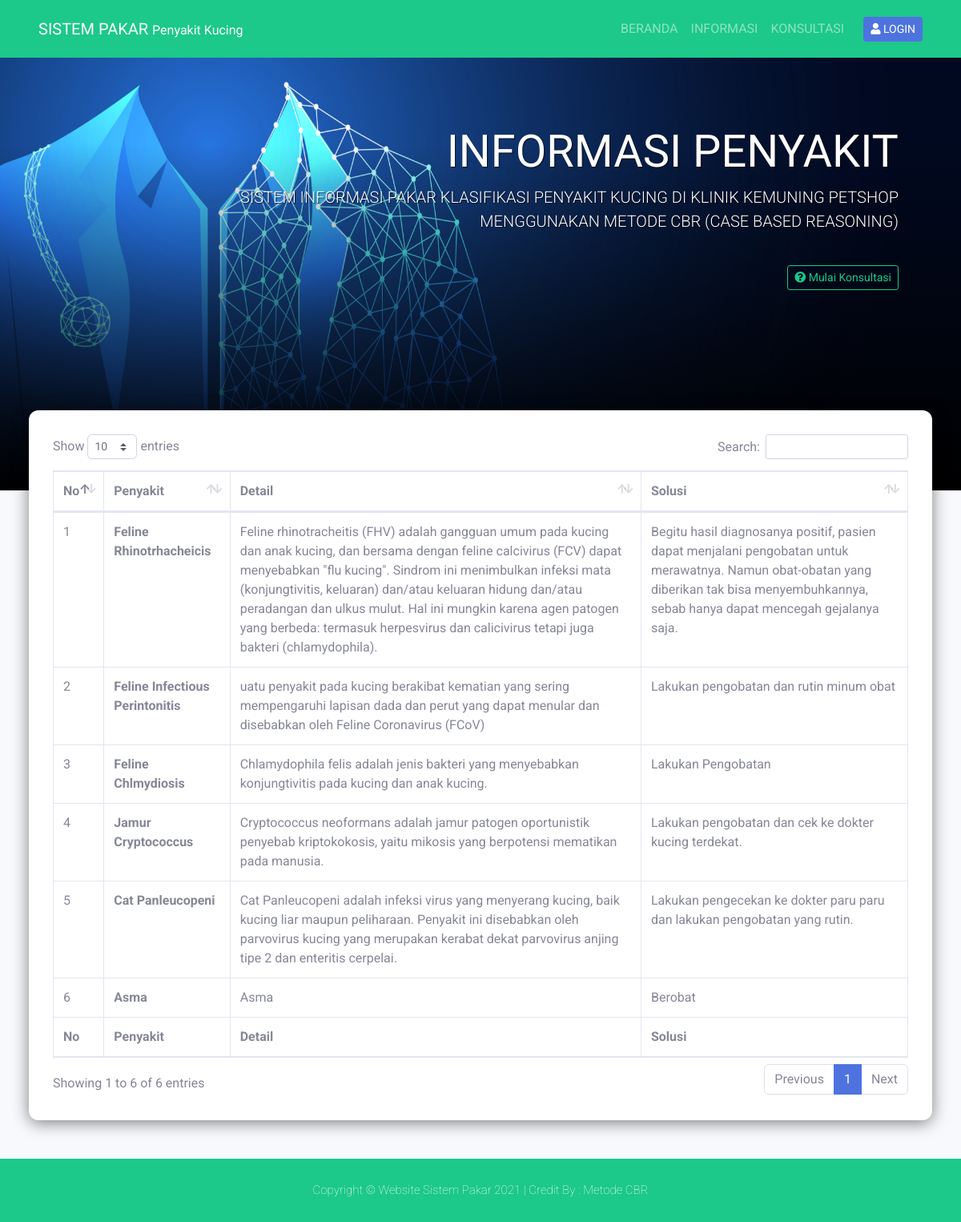
Page /index.php/informasi on the committed database.
### tables this page shows
CREATE TABLE IF NOT EXISTS `tb_jenis` (
  `id_jenis` varchar(5) NOT NULL,
  `nama_jenis` varchar(30) NOT NULL,
  `detail_jenis` text NOT NULL,
  `solusi_jenis` text NOT NULL,
  PRIMARY KEY (`id_jenis`)
);

### application/controllers/Informasi.php (called while the page is built, shortened)
<?php
class Informasi extends CI_Controller
{
    public function index()
    {
        $data['judul']      = 'Informasi Penyakit Kucing - Metode CBR';
        $data['sub_judul']  = 'Informasi Penyakit';
        $data['macam']      = $this->db->get('tb_jenis')->result_array();
        $this->load->view('user/v_header', $data);
        $this->load->view('user/v_sidebar');
        $this->load->view('v_informasi', $data);
        $this->load->view('user/v_footer');
    }
}

### index.php (called while the page is built, shortened)
<?php
require_once BASEPATH.'core/CodeIgniter.php';

### application/views/V_informasi.php (the view, shortened to what this page needs)
<div class="jumbotron jumbotron-fluid">
    <div class="container">
        <h1 class="display-4"><?= $sub_judul; ?></h1>
        <p class="lead">Sistem Informasi Pakar Klasifikasi Penyakit Kucing Di Klinik Kemuning Petshop <br> Menggunakan Metode CBR (Case Based Reasoning)</p>
        <a href="<?php echo base_url('konsultasi'); ?>" class="btn btn-sm btn-outline-success"><i class="fas fa-question-circle"></i> Mulai Konsultasi</a>
    </div>
</div>
<div class="container-fluid">
    <div class="row content-justify-center">
        <div class="col-lg-12 info-panel">
            <div class="table-responsive">
                <table class="table table-bordered" id="dataTable" width="100%" cellspacing="0">
                    <thead>
                        <tr>
                            <th>No</th>
                            <th>Penyakit</th>
                            <th>Detail</th>
                            <th>Solusi</th>
                        </tr>
                    </thead>
                    <tfoot>
                        <tr>
                            <th>No</th>
                            <th>Penyakit</th>
                            <th>Detail</th>
                            <th>Solusi</th>
                        </tr>
                    </tfoot>
                    <tbody>
                        <?php
                        $no = 1;
                        foreach ($macam as $row) { ?>
                            <tr>
                                <td><?= $no++; ?></td>
                                <td style="font-weight:bold"><?= $row['nama_jenis']; ?></td>
                                <td><?= $row['detail_jenis']; ?></td>
                                <td><?= $row['solusi_jenis']; ?></td>
                            </tr>
                        <?php }; ?>
                    </tbody>
                </table>
            </div>
        </div>
    </div>
</div>
</div>
<footer class="sticky-footer bg-success mt-5">
    <div class="container my-auto">
        <div class="copyright text-center my-auto">
            <span>Copyright &copy; Website Sistem Pakar 2021 | Credit By : Metode CBR</span>
        </div>
    </div>
</footer>
</div>
</div>

### rows in the picture
tb_jenis: nama_jenis "Feline Rhinotrhacheicis", detail_jenis "Feline rhinotracheitis (FHV) adalah gangguan umum pada kucing dan anak kucing, dan bersama dengan feline calcivirus (FCV) dapat menyebabkan \"flu kucing\". Sindrom ini menimbulkan infeksi mata (konjungtivitis, keluaran) dan/atau keluaran hidung dan/atau peradangan dan ulkus mulut. Hal ini mungkin karena agen patogen yang berbeda: termasuk herpesvirus dan calicivirus tetapi juga bakteri (chlamydophila).", solusi_jenis "Begitu hasil diagnosanya positif, pasien dapat menjalani pengobatan untuk merawatnya. Namun obat-obatan yang diberikan tak bisa menyembuhkannya, sebab hanya dapat mencegah gejalanya saja."
tb_jenis: nama_jenis "Feline Infectious Perintonitis", detail_jenis "uatu penyakit pada kucing berakibat kematian yang sering mempengaruhi lapisan dada dan perut yang dapat menular dan disebabkan oleh Feline Coronavirus (FCoV)", solusi_jenis "Lakukan pengobatan dan rutin minum obat"
tb_jenis: nama_jenis "Feline Chlmydiosis", detail_jenis "Chlamydophila felis adalah jenis bakteri yang menyebabkan konjungtivitis pada kucing dan anak kucing.", solusi_jenis "Lakukan Pengobatan"
tb_jenis: nama_jenis "Jamur Cryptococcus", detail_jenis "Cryptococcus neoformans adalah jamur patogen oportunistik penyebab kriptokokosis, yaitu mikosis yang berpotensi mematikan pada manusia.", solusi_jenis "Lakukan pengobatan dan cek ke dokter kucing terdekat."
tb_jenis: nama_jenis "Cat Panleucopeni", detail_jenis "Cat Panleucopeni adalah infeksi virus yang menyerang kucing, baik kucing liar maupun peliharaan. Penyakit ini disebabkan oleh parvovirus kucing yang merupakan kerabat dekat parvovirus anjing tipe 2 dan enteritis cerpelai.", solusi_jenis "Lakukan pengecekan ke dokter paru paru dan lakukan pengobatan yang rutin."
tb_jenis: nama_jenis "Asma", detail_jenis "Asma", solusi_jenis "Berobat"

### other values in the picture
$sub_judul "INFORMASI PENYAKIT"
